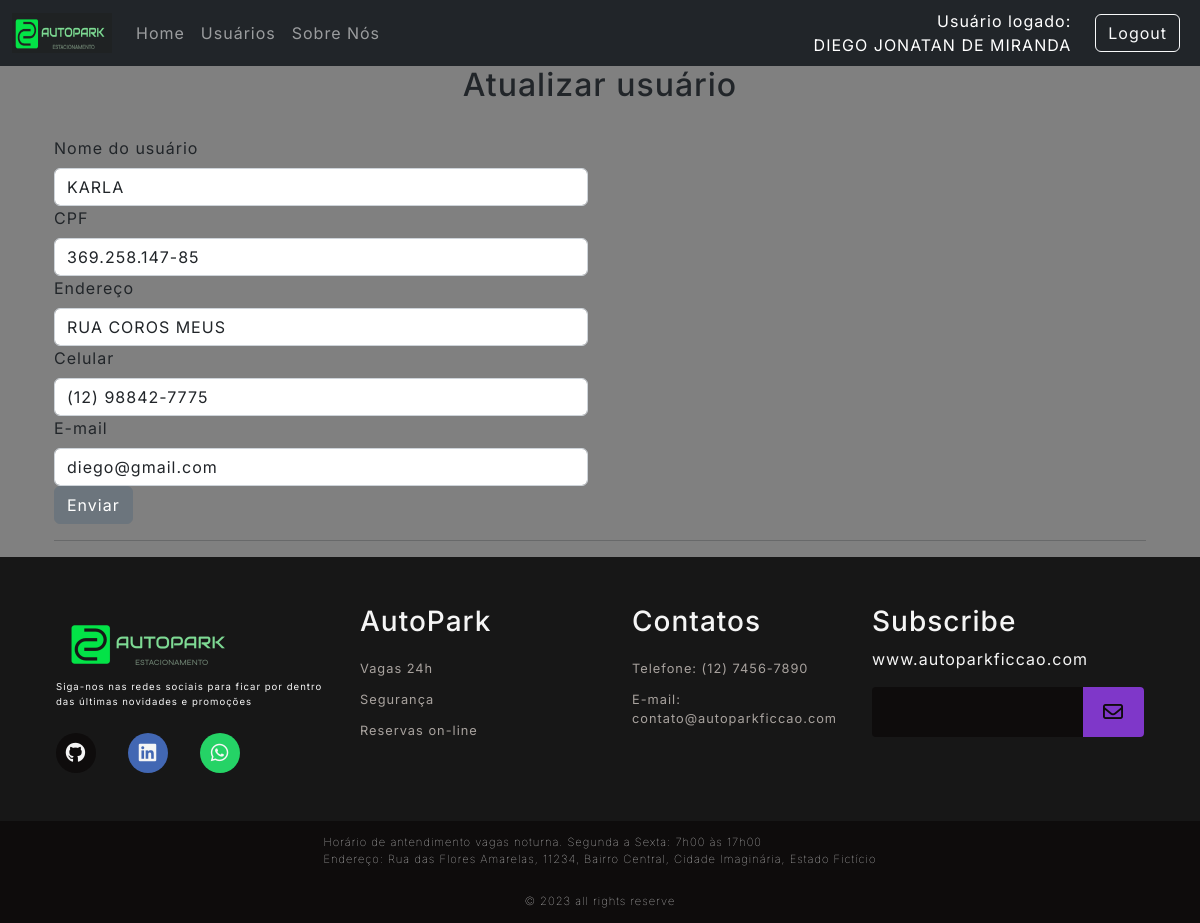
The app's page /user/3/updateUser (signed in), older data.
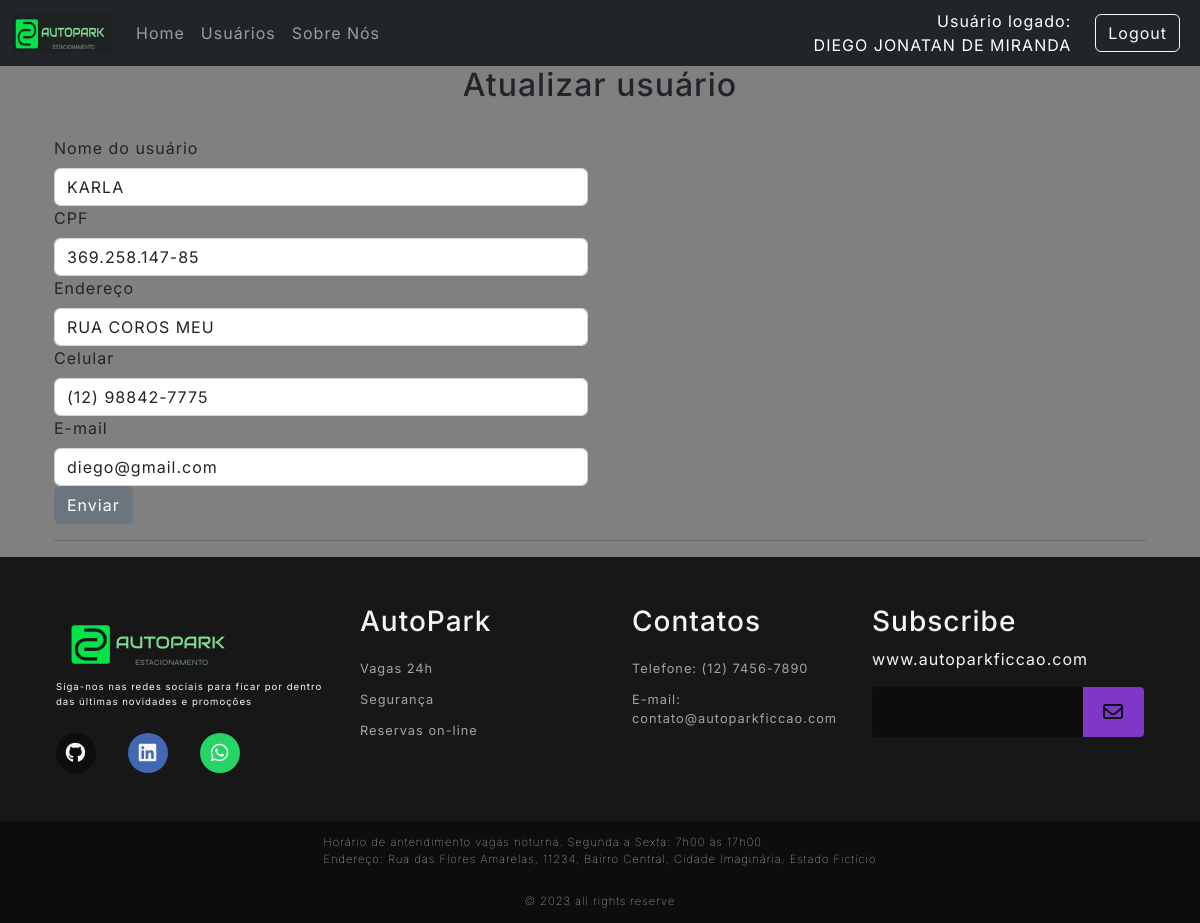
The same page, newer data.
### Src/Model/BancoDados.py (models this page shows, shortened)
class Usuarios(UserMixin,db.Model):
  __tablename__= "Usuarios"
  id = db.Column(db.Integer, primary_key=True, autoincrement=True)
  cpf = db.Column(db.Integer, unique=True)
  codUser = db.Column(db.Integer, unique=True)
  nome = db.Column(db.String(150))
  endereco = db.Column(db.String(150))
  contato = db.Column(db.String(150))
  email = db.Column(db.String(150))
  senha = db.Column(db.String(150))
  status = db.Column(db.String(3))

### Src/View/User.py (the view, shortened to what this page needs)
@User.route('/<int:id>/updateUser', methods=['GET','POST'])
@login_required
def updateUser(id):
  _user = Usuarios.query.filter_by(id=id).first()
  return render_template('atualizarUsuarios.html', user=_user)

### Src/View/Login.py (called while the page is built)
@login_manager.user_loader
def load_user(employee_id):
  usuario = Usuarios.query.filter_by(id=employee_id).first()
  return usuario

### Templates/atualizarUsuarios.html (shortened to what this page needs)
{% extends 'base.html' %}
{% block conteudo %}
<h2 style="text-align: center;">Atualizar usuário</h2><br>
<div class="container">
<form method="POST" action="{{url_for('router.user.updateUser', id=user.id)}}">
  <div class="row">
    <div class="col-sm-6">
      <label class="form-label" for="form3Example4">Nome do usuário</label>
      <input type="text" class="form-control" name="nome" value="{{user.nome}}">
      <label class="form-label" for="form3Example4">CPF</label>
      <input type="text" minlength="11" maxlength="11" class="form-control" id="cpf" name="cpf" value="{{user.cpf}}">
      <label class="form-label" for="form3Example4">Endereço</label>
      <input type="text" class="form-control" name="endereco" value="{{user.endereco}}">
      <label class="form-label" for="form3Example4">Celular</label>
      <input type="text" class="form-control" name="contato" value="{{user.contato}}" id="celular">
      <label class="form-label" for="form3Example4">E-mail</label>
      <input type="text" class="form-control" name="email" value="{{user.email}}">
      <button type="submit" name="bt1" value="1" class="btn btn-secondary">Enviar</button>
    </div>
  </div>
  <hr>
</div>
{% endblock conteudo %}

Row changes from the older to the newer data that the page shows:
changed Usuarios "KARLA": endereco "RUA COROS MEUS" → "RUA COROS MEU"
